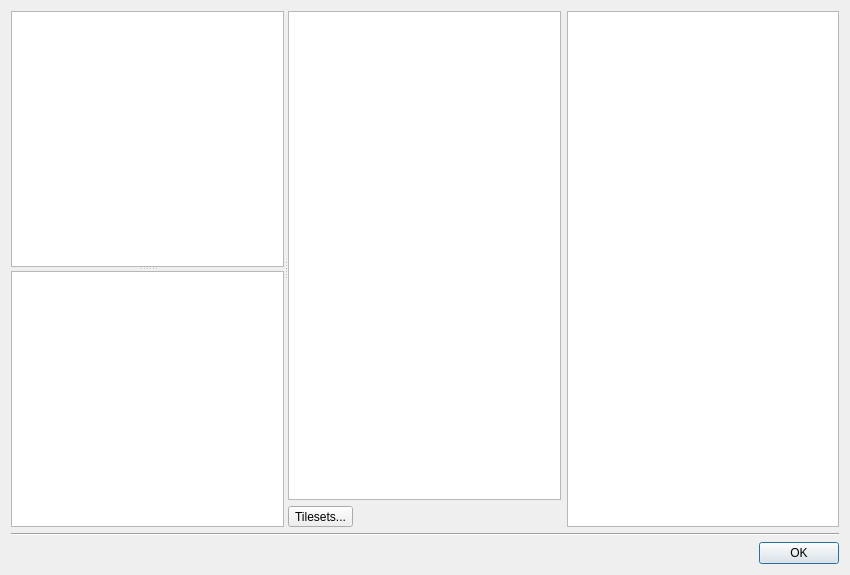
<?xml version="1.0" encoding="UTF-8"?>
<ui version="4.0">
 <class>BuildingTilesDialog</class>
 <widget class="QDialog" name="BuildingTilesDialog">
  <property name="geometry">
   <rect>
    <x>0</x>
    <y>0</y>
    <width>850</width>
    <height>575</height>
   </rect>
  </property>
  <property name="windowTitle">
   <string>Building Tiles</string>
  </property>
  <layout class="QGridLayout" name="gridLayout" rowstretch="1,0,0">
   <item row="2" column="0">
    <layout class="QHBoxLayout" name="buttonsLayout">
     <item>
      <widget class="QDialogButtonBox" name="buttonBox">
       <property name="orientation">
        <enum>Qt::Horizontal</enum>
       </property>
       <property name="standardButtons">
        <set>QDialogButtonBox::Ok</set>
       </property>
      </widget>
     </item>
    </layout>
   </item>
   <item row="0" column="0">
    <widget class="QSplitter" name="overallSplitter">
     <property name="orientation">
      <enum>Qt::Horizontal</enum>
     </property>
     <property name="childrenCollapsible">
      <bool>false</bool>
     </property>
     <widget class="QSplitter" name="categorySplitter">
      <property name="orientation">
       <enum>Qt::Vertical</enum>
      </property>
      <property name="childrenCollapsible">
       <bool>false</bool>
      </property>
      <widget class="QWidget" name="layoutWidget">
       <layout class="QVBoxLayout" name="verticalLayout_6">
        <item>
         <widget class="QListWidget" name="categoryList"/>
        </item>
        <item>
         <layout class="QHBoxLayout" name="categoryListToolbarLayout"/>
        </item>
       </layout>
      </widget>
      <widget class="QWidget" name="layoutWidget">
       <layout class="QVBoxLayout" name="categoryLayout">
        <item>
         <widget class="QStackedWidget" name="categoryStack">
          <widget class="QWidget" name="page">
           <layout class="QVBoxLayout" name="verticalLayout_2">
            <property name="margin">
             <number>0</number>
            </property>
            <item>
             <widget class="BuildingEditor::BuildingTileEntryView" name="categoryTilesView"/>
            </item>
           </layout>
          </widget>
          <widget class="QWidget" name="page_2">
           <layout class="QVBoxLayout" name="verticalLayout_3">
            <property name="margin">
             <number>0</number>
            </property>
            <item>
             <widget class="BuildingEditor::FurnitureView" name="furnitureView"/>
            </item>
           </layout>
          </widget>
          <widget class="QWidget" name="page_3">
           <layout class="QVBoxLayout" name="verticalLayout">
            <property name="margin">
             <number>0</number>
            </property>
            <item>
             <widget class="BuildingEditor::TileCategoryView" name="categoryView"/>
            </item>
           </layout>
          </widget>
         </widget>
        </item>
        <item>
         <layout class="QHBoxLayout" name="categoryToolbarLayout">
          <property name="sizeConstraint">
           <enum>QLayout::SetDefaultConstraint</enum>
          </property>
         </layout>
        </item>
       </layout>
      </widget>
     </widget>
     <widget class="QWidget" name="layoutWidget">
      <layout class="QHBoxLayout" name="tilesetLayout">
       <item>
        <layout class="QVBoxLayout" name="verticalLayout_5">
         <item>
          <widget class="QListWidget" name="tilesetList"/>
         </item>
         <item>
          <widget class="QToolButton" name="tilesetMgr">
           <property name="text">
            <string>Tilesets...</string>
           </property>
          </widget>
         </item>
        </layout>
       </item>
       <item>
        <widget class="Tiled::Internal::MixedTilesetView" name="tilesetTilesView">
         <property name="minimumSize">
          <size>
           <width>256</width>
           <height>0</height>
          </size>
         </property>
        </widget>
       </item>
      </layout>
     </widget>
    </widget>
   </item>
   <item row="1" column="0">
    <widget class="Line" name="line">
     <property name="orientation">
      <enum>Qt::Horizontal</enum>
     </property>
    </widget>
   </item>
  </layout>
  <action name="actionNewCategory">
   <property name="icon">
    <iconset resource="../tiled.qrc">
     <normaloff>:/images/16x16/document-new.png</normaloff>:/images/16x16/document-new.png</iconset>
   </property>
   <property name="text">
    <string>New Category</string>
   </property>
   <property name="toolTip">
    <string>Add a new category</string>
   </property>
  </action>
  <action name="actionRemoveCategory">
   <property name="icon">
    <iconset resource="../tiled.qrc">
     <normaloff>:/images/16x16/edit-delete.png</normaloff>:/images/16x16/edit-delete.png</iconset>
   </property>
   <property name="text">
    <string>Remove Category</string>
   </property>
   <property name="toolTip">
    <string>Remove the selected category</string>
   </property>
  </action>
  <action name="actionToggleCorners">
   <property name="icon">
    <iconset resource="buildingeditor.qrc">
     <normaloff>:/BuildingEditor/icons/icon_corners.png</normaloff>:/BuildingEditor/icons/icon_corners.png</iconset>
   </property>
   <property name="text">
    <string>Toggle corners</string>
   </property>
   <property name="toolTip">
    <string>Show or hide corners for selected furniture</string>
   </property>
  </action>
  <action name="actionMoveCategoryUp">
   <property name="icon">
    <iconset resource="../tiled.qrc">
     <normaloff>:/images/16x16/go-up.png</normaloff>:/images/16x16/go-up.png</iconset>
   </property>
   <property name="text">
    <string>Move Category Up</string>
   </property>
   <property name="toolTip">
    <string>Move selected category up the list</string>
   </property>
  </action>
  <action name="actionMoveCategoryDown">
   <property name="icon">
    <iconset resource="../tiled.qrc">
     <normaloff>:/images/16x16/go-down.png</normaloff>:/images/16x16/go-down.png</iconset>
   </property>
   <property name="text">
    <string>Move Category Down</string>
   </property>
   <property name="toolTip">
    <string>Move selected category down the list</string>
   </property>
  </action>
  <action name="actionAddTilesets">
   <property name="icon">
    <iconset resource="../tiled.qrc">
     <normaloff>:/images/16x16/document-new.png</normaloff>:/images/16x16/document-new.png</iconset>
   </property>
   <property name="text">
    <string>Add Tilesets</string>
   </property>
   <property name="toolTip">
    <string>Add tilesets</string>
   </property>
  </action>
  <action name="actionClearTiles">
   <property name="icon">
    <iconset resource="../tiled.qrc">
     <normaloff>:/images/16x16/edit-clear.png</normaloff>:/images/16x16/edit-clear.png</iconset>
   </property>
   <property name="text">
    <string>Clear Tiles</string>
   </property>
   <property name="toolTip">
    <string>Clear selected tiles</string>
   </property>
  </action>
  <action name="actionRemoveTileset">
   <property name="icon">
    <iconset resource="../tiled.qrc">
     <normaloff>:/images/16x16/edit-delete.png</normaloff>:/images/16x16/edit-delete.png</iconset>
   </property>
   <property name="text">
    <string>Remove Tileset</string>
   </property>
   <property name="toolTip">
    <string>Remove selected tileset</string>
   </property>
  </action>
  <action name="actionAddTiles">
   <property name="icon">
    <iconset resource="../tiled.qrc">
     <normaloff>:/images/22x22/add.png</normaloff>:/images/22x22/add.png</iconset>
   </property>
   <property name="text">
    <string>Add Tiles</string>
   </property>
  </action>
  <action name="actionRemoveTiles">
   <property name="icon">
    <iconset resource="../tiled.qrc">
     <normaloff>:/images/22x22/remove.png</normaloff>:/images/22x22/remove.png</iconset>
   </property>
   <property name="text">
    <string>Remove Tiles</string>
   </property>
  </action>
  <action name="actionMoveTileUp">
   <property name="icon">
    <iconset resource="../tiled.qrc">
     <normaloff>:/images/16x16/go-up.png</normaloff>:/images/16x16/go-up.png</iconset>
   </property>
   <property name="text">
    <string>Move Tile Up</string>
   </property>
   <property name="toolTip">
    <string>Move selected tile up the list</string>
   </property>
  </action>
  <action name="actionMoveTileDown">
   <property name="icon">
    <iconset resource="../tiled.qrc">
     <normaloff>:/images/16x16/go-down.png</normaloff>:/images/16x16/go-down.png</iconset>
   </property>
   <property name="text">
    <string>Move Tile Down</string>
   </property>
   <property name="toolTip">
    <string>Move selected tile down the list</string>
   </property>
  </action>
  <action name="actionExpertMode">
   <property name="checkable">
    <bool>true</bool>
   </property>
   <property name="icon">
    <iconset resource="buildingeditor.qrc">
     <normaloff>:/BuildingEditor/icons/icon_expert_mode.png</normaloff>:/BuildingEditor/icons/icon_expert_mode.png</iconset>
   </property>
   <property name="text">
    <string>Export Mode</string>
   </property>
   <property name="toolTip">
    <string>Switch between expert mode</string>
   </property>
  </action>
 </widget>
 <customwidgets>
  <customwidget>
   <class>Tiled::Internal::MixedTilesetView</class>
   <extends>QTableWidget</extends>
   <header>BuildingEditor/mixedtilesetview.h</header>
  </customwidget>
  <customwidget>
   <class>BuildingEditor::BuildingTileEntryView</class>
   <extends>QTableView</extends>
   <header>BuildingEditor/buildingtileentryview.h</header>
  </customwidget>
  <customwidget>
   <class>BuildingEditor::FurnitureView</class>
   <extends>QTableWidget</extends>
   <header>BuildingEditor/furnitureview.h</header>
  </customwidget>
  <customwidget>
   <class>BuildingEditor::TileCategoryView</class>
   <extends>QTableView</extends>
   <header>BuildingEditor/tilecategoryview.h</header>
  </customwidget>
 </customwidgets>
 <resources>
  <include location="../tiled.qrc"/>
  <include location="buildingeditor.qrc"/>
 </resources>
 <connections>
  <connection>
   <sender>buttonBox</sender>
   <signal>accepted()</signal>
   <receiver>BuildingTilesDialog</receiver>
   <slot>accept()</slot>
   <hints>
    <hint type="sourcelabel">
     <x>248</x>
     <y>254</y>
    </hint>
    <hint type="destinationlabel">
     <x>157</x>
     <y>274</y>
    </hint>
   </hints>
  </connection>
  <connection>
   <sender>buttonBox</sender>
   <signal>rejected()</signal>
   <receiver>BuildingTilesDialog</receiver>
   <slot>reject()</slot>
   <hints>
    <hint type="sourcelabel">
     <x>316</x>
     <y>260</y>
    </hint>
    <hint type="destinationlabel">
     <x>286</x>
     <y>274</y>
    </hint>
   </hints>
  </connection>
 </connections>
</ui>
